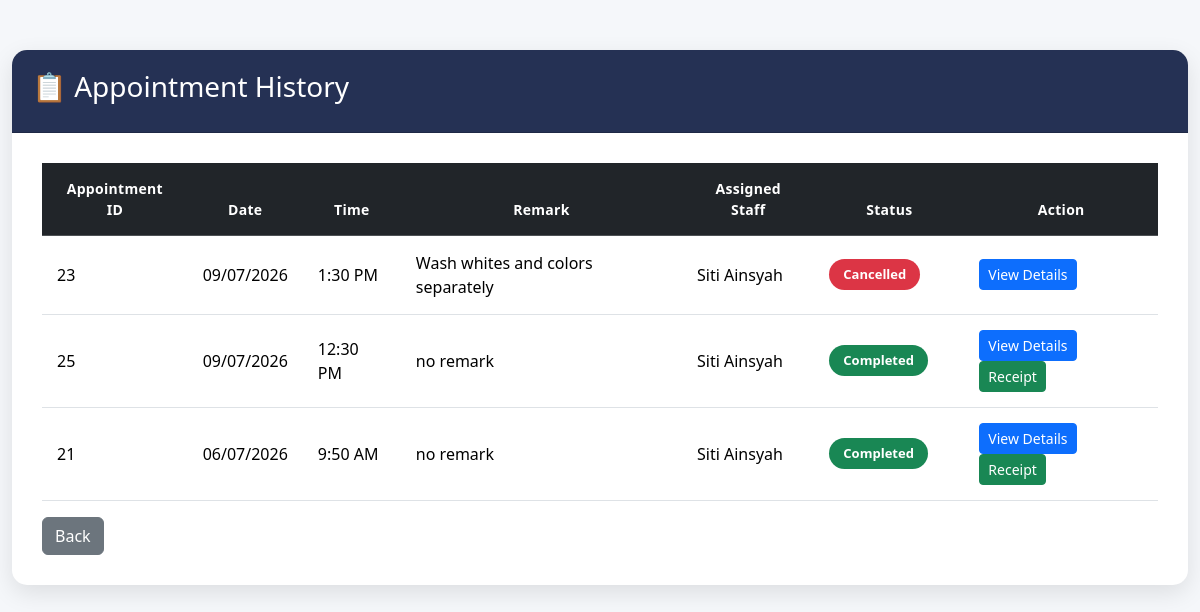
The app's page /customer/view_appointment.php (signed in) with its own data.
### tables this page shows
CREATE TABLE `appointment` (
  `Appointment_ID` int(10) NOT NULL,
  `Customer_ID` int(10) NOT NULL,
  `Staff_ID` int(10) NOT NULL,
  `Appointment_Date` date NOT NULL,
  `Appointment_Time` time NOT NULL,
  `Appointment_Remark` varchar(50) NOT NULL,
  `Collection_Method` varchar(20) NOT NULL,
  `Appointment_Status` varchar(50) NOT NULL
);

CREATE TABLE `staff` (
  `Staff_ID` int(10) NOT NULL,
  `Staff_Name` varchar(50) NOT NULL,
  `Staff_PhoneNum` varchar(50) NOT NULL,
  `Staff_Email` varchar(50) NOT NULL
);

### customer/view_appointment.php (the view, shortened to what this page needs)
<?php
include("../config/database.php");
$customer_id = $_SESSION['customer_id'];
$query = mysqli_query($conn, "
SELECT
appointment.*,
staff.Staff_Name
FROM appointment
INNER JOIN staff
ON appointment.Staff_ID = staff.Staff_ID
WHERE appointment.Customer_ID='$customer_id'
ORDER BY appointment.Appointment_Date DESC
");
?>
<!DOCTYPE html>
<html>
<head>
<link href="https://cdn.jsdelivr.net/npm/bootstrap@5.3.3/dist/css/bootstrap.min.css" rel="stylesheet">
</head>
<body>
<div class="container">
<div class="card">
<div class="card-header">
<h3>
📋 Appointment History
</h3>
</div>
<div class="card-body">
<table class="table table-hover align-middle">
<thead class="table-dark">
<tr>
<th>Appointment ID</th>
<th>Date</th>
<th>Time</th>
<th>Remark</th>
<th>Assigned Staff</th>
<th style="width:150px;">Status</th>
<th>Action</th>
</tr>
</thead>
<tbody>
<?php
while($row=mysqli_fetch_assoc($query))
{
$status = strtolower($row['Appointment_Status']);
switch($status)
{
    case "completed":
        $status = "<span class='status-badge completed'>Completed</span>";
        break;
    case "cancelled":
        $status = "<span class='status-badge cancelled'>Cancelled</span>";
        break;
}
?>
<tr>
<td>
<div class="action-buttons">
<?php echo $row['Appointment_ID']; ?>
</td>
<td>
<?php echo date("d/m/Y",strtotime($row['Appointment_Date'])); ?>
</td>
<td>
<?php echo date("g:i A",strtotime($row['Appointment_Time'])); ?>
</td>
<td>
<?php echo $row['Appointment_Remark']; ?>
</td>
<td>
<?php echo $row['Staff_Name']; ?>
</td>
<td>
<?php echo $status; ?>
</td>
<td>
<a
href="track.php?appointment_id=<?php echo $row['Appointment_ID']; ?>"
class="btn btn-primary btn-sm">
View Details
</a>
<?php
if($row['Appointment_Status']=="Completed")
{
?>
<a
href="receipt.php?appointment_id=<?php echo $row['Appointment_ID']; ?>"
class="btn btn-success btn-sm">
Receipt
</a>
<?php
}
?>
</div>
<?php
}
?>
<div class="mt-3">
<a
href="dashboard.php"
class="btn btn-secondary">
Back
</a>
</div>
</body>
</html>

### customer/view_appointment.php (style rules this page uses)
body { background:#f5f7fa; font-family:'Segoe UI',sans-serif; }
.container { max-width:1200px; margin:50px auto; }
.card { border:none; border-radius:15px; box-shadow:0 8px 25px rgba(0,0,0,0.1); }
.card-header { background:#253154; color:white; padding:20px; border-radius:15px 15px 0 0 !important; }
.card-body { padding:30px; }
.table { margin-bottom:0; }
.table thead { background:#253154; color:white; }
.table th { font-size:14px; font-weight:600; letter-spacing:.3px; padding:15px; text-align:center; }
.table td { padding:15px; vertical-align:middle; }
.status-badge { display:inline-block; padding:6px 14px; border-radius:20px; font-size:13px; font-weight:600; white-space:nowrap; }
.completed { background:#198754; color:#fff; }
.cancelled { background:#dc3545; color:#fff; }
.action-buttons { display:flex; gap:8px; flex-wrap:wrap; }

### records on screen
appointment: Appointment_ID "23", Appointment_Date "09/07/2026", Appointment_Time "1:30 PM", Appointment_Remark "Wash whites and colors separately", Staff_ID.Staff_Name "Siti Ainsyah", Appointment_Status "Cancelled"
appointment: Appointment_ID "25", Appointment_Date "09/07/2026", Appointment_Time "12:30 PM", Appointment_Remark "no remark", Staff_ID.Staff_Name "Siti Ainsyah", Appointment_Status "Completed"
appointment: Appointment_ID "21", Appointment_Date "06/07/2026", Appointment_Time "9:50 AM", Appointment_Remark "no remark", Staff_ID.Staff_Name "Siti Ainsyah", Appointment_Status "Completed"
